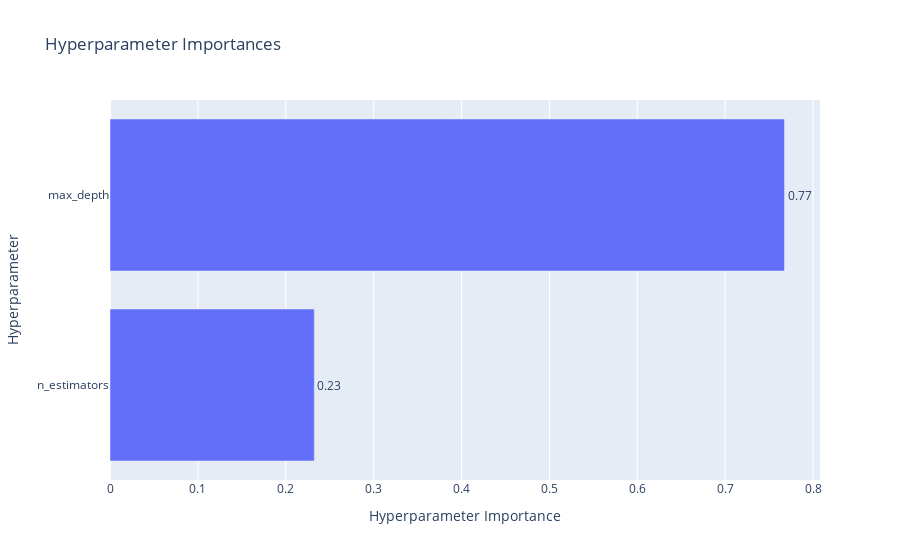

This figure's notebook cell:
### Code cell
plot_param_importances(study).show()

### Figure 1 — Plotly figure (JSON) as saved in the notebook; plotly's stock layout.template omitted (floating-point values rounded to 4 significant figures)
{"data": [{"cliponaxis": false, "hovertemplate": ["n_estimators (IntDistribution): 0.2324885944515991<extra></extra>", "max_depth (IntDistribution): 0.7675114055484009<extra></extra>"], "name": "Objective Value", "orientation": "h", "text": ["0.23", "0.77"], "textposition": "outside", "type": "bar", "x": [0.2325, 0.7675], "y": ["n_estimators", "max_depth"]}], "layout": {"title": {"text": "Hyperparameter Importances"}, "xaxis": {"title": {"text": "Hyperparameter Importance"}}, "yaxis": {"title": {"text": "Hyperparameter"}}}}
